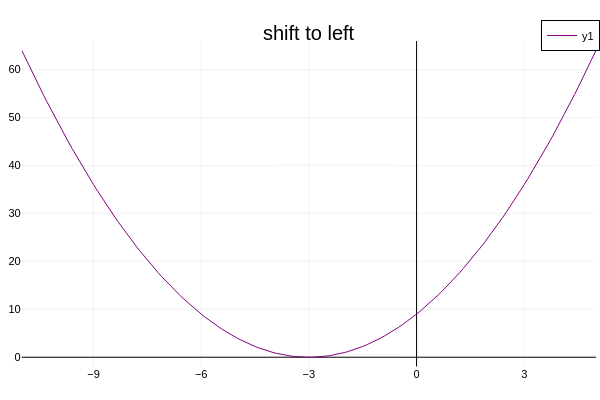

Here is the notebook cell this chart was saved with:
### Markdown cell above
#### 2.1.2.1 Parabolas

### Code cell
@syms x
# let c > 0
c = 3
f = (x + c)^2

x_domain, x_left, x_right = get_domain(-c)

plot(x_domain,f, title="shift to left" , color=:purple, framestyle=:zerolines,
 xlims = (x_left, x_right))

### Figure 1 — Plotly figure (JSON) as saved in the notebook; plotly's stock layout.template omitted (floating-point values rounded to 4 significant figures; data arrays with more than 128 entries replaced by an {"elided": "..."} marker saying what was removed)
{"data": [{"colorbar": {"len": 0.9039, "title": "", "x": 0.9934, "y": 0.4896}, "legendgroup": "y1", "line": {"color": "rgba(128, 0, 128, 1.000)", "dash": "solid", "shape": "linear", "width": 1}, "mode": "lines", "name": "y1", "showlegend": true, "type": "scatter", "x": {"elided": "161 float values"}, "xaxis": "x", "y": {"elided": "161 float values"}, "yaxis": "y"}], "layout": {"annotations": [{"font": {"color": "rgba(0, 0, 0, 1.000)", "family": "sans-serif", "size": 20}, "rotation": 0, "showarrow": false, "text": "shift to left", "x": 0.5148, "xanchor": "center", "xref": "paper", "y": 1, "yanchor": "top", "yref": "paper"}], "height": 400, "legend": {"bgcolor": "rgba(255, 255, 255, 1.000)", "bordercolor": "rgba(0, 0, 0, 1.000)", "borderwidth": 1, "font": {"color": "rgba(0, 0, 0, 1.000)", "family": "sans-serif", "size": 11}, "title": {"font": {"color": "rgba(0, 0, 0, 1.000)", "family": "sans-serif", "size": 15}, "text": ""}, "tracegroupgap": 0, "traceorder": "normal", "x": 1, "xanchor": "auto", "y": 1, "yanchor": "auto"}, "margin": {"b": 20, "l": 0, "r": 0, "t": 20}, "paper_bgcolor": "rgba(255, 255, 255, 1.000)", "plot_bgcolor": "rgba(255, 255, 255, 1.000)", "showlegend": true, "width": 600, "xaxis": {"anchor": "y", "domain": [0.03619, 0.9934], "gridcolor": "rgba(0, 0, 0, 0.100)", "gridwidth": 0.5, "linecolor": "rgba(0, 0, 0, 1.000)", "mirror": false, "range": [-11, 5], "showgrid": true, "showline": false, "showticklabels": true, "tickangle": 0, "tickcolor": "rgba(0, 0, 0, 0.000)", "tickfont": {"color": "rgba(0, 0, 0, 1.000)", "family": "sans-serif", "size": 11}, "tickmode": "array", "ticks": "inside", "ticktext": ["−9", "−6", "−3", "0", "3"], "tickvals": [-9, -6, -3, 0, 3], "title": "", "titlefont": {"color": "rgba(0, 0, 0, 1.000)", "family": "sans-serif", "size": 15}, "type": "-", "visible": true, "zeroline": true, "zerolinecolor": "rgba(0, 0, 0, 1.000)"}, "yaxis": {"anchor": "x", "domain": [0.03762, 0.9415], "gridcolor": "rgba(0, 0, 0, 0.100)", "gridwidth": 0.5, "linecolor": "rgba(0, 0, 0, 1.000)", "mirror": false, "range": [-1.92, 65.92], "showgrid": true, "showline": false, "showticklabels": true, "tickangle": 0, "tickcolor": "rgba(0, 0, 0, 0.000)", "tickfont": {"color": "rgba(0, 0, 0, 1.000)", "family": "sans-serif", "size": 11}, "tickmode": "array", "ticks": "inside", "ticktext": ["0", "10", "20", "30", "40", "50", "60"], "tickvals": [0, 10, 20, 30, 40, 50, 60], "title": "", "titlefont": {"color": "rgba(0, 0, 0, 1.000)", "family": "sans-serif", "size": 15}, "type": "-", "visible": true, "zeroline": true, "zerolinecolor": "rgba(0, 0, 0, 1.000)"}}}
